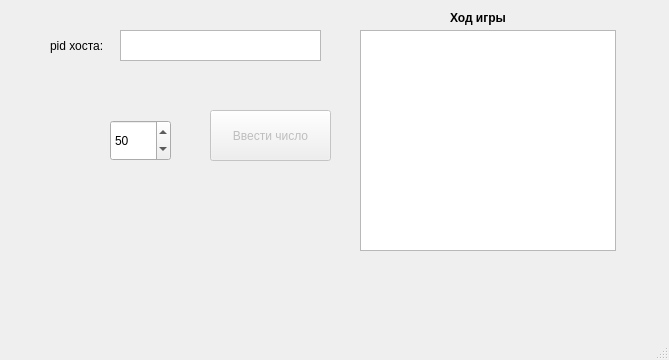
<?xml version="1.0" encoding="UTF-8"?>
<ui version="4.0">
 <class>MainWindow</class>
 <widget class="QMainWindow" name="MainWindow">
  <property name="geometry">
   <rect>
    <x>0</x>
    <y>0</y>
    <width>669</width>
    <height>360</height>
   </rect>
  </property>
  <property name="windowTitle">
   <string>Волк и семеро козлят (хост)</string>
  </property>
  <widget class="QWidget" name="centralwidget">
   <widget class="QTextBrowser" name="gameLogText">
    <property name="geometry">
     <rect>
      <x>360</x>
      <y>30</y>
      <width>256</width>
      <height>221</height>
     </rect>
    </property>
   </widget>
   <widget class="QLabel" name="gameLogLabel">
    <property name="geometry">
     <rect>
      <x>450</x>
      <y>10</y>
      <width>81</width>
      <height>17</height>
     </rect>
    </property>
    <property name="text">
     <string>&lt;html&gt;&lt;head/&gt;&lt;body&gt;&lt;p&gt;&lt;span style=&quot; font-weight:600;&quot;&gt;Ход игры&lt;/span&gt;&lt;/p&gt;&lt;/body&gt;&lt;/html&gt;</string>
    </property>
   </widget>
   <widget class="QLabel" name="hostPidLabel">
    <property name="geometry">
     <rect>
      <x>50</x>
      <y>30</y>
      <width>81</width>
      <height>31</height>
     </rect>
    </property>
    <property name="text">
     <string>pid хоста:</string>
    </property>
   </widget>
   <widget class="QTextBrowser" name="hostPidText">
    <property name="geometry">
     <rect>
      <x>120</x>
      <y>30</y>
      <width>201</width>
      <height>31</height>
     </rect>
    </property>
    <property name="placeholderText">
     <string/>
    </property>
   </widget>
   <widget class="QPushButton" name="enterNumButton">
    <property name="enabled">
     <bool>false</bool>
    </property>
    <property name="geometry">
     <rect>
      <x>210</x>
      <y>110</y>
      <width>121</width>
      <height>51</height>
     </rect>
    </property>
    <property name="text">
     <string>Ввести число</string>
    </property>
   </widget>
   <widget class="QSpinBox" name="numSpin">
    <property name="geometry">
     <rect>
      <x>110</x>
      <y>120</y>
      <width>61</width>
      <height>41</height>
     </rect>
    </property>
    <property name="value">
     <number>50</number>
    </property>
   </widget>
  </widget>
  <widget class="QMenuBar" name="menubar">
   <property name="geometry">
    <rect>
     <x>0</x>
     <y>0</y>
     <width>669</width>
     <height>22</height>
    </rect>
   </property>
  </widget>
  <widget class="QStatusBar" name="statusbar"/>
 </widget>
 <resources/>
 <connections/>
</ui>
